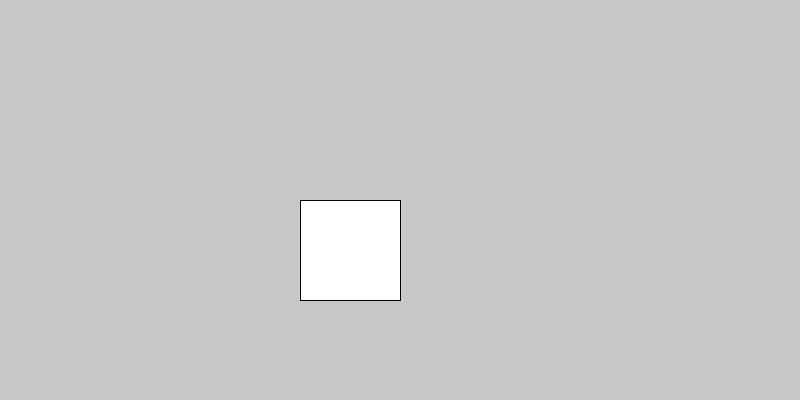
Frame 1 (no input)
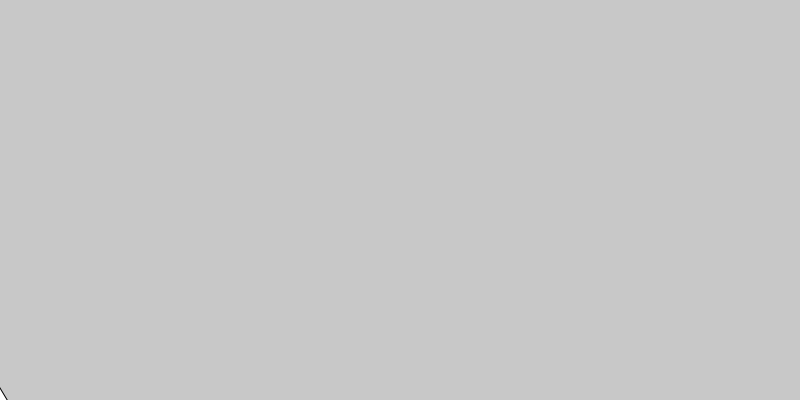
Frame 60 (the mouse pressed at the canvas centre just before this capture)
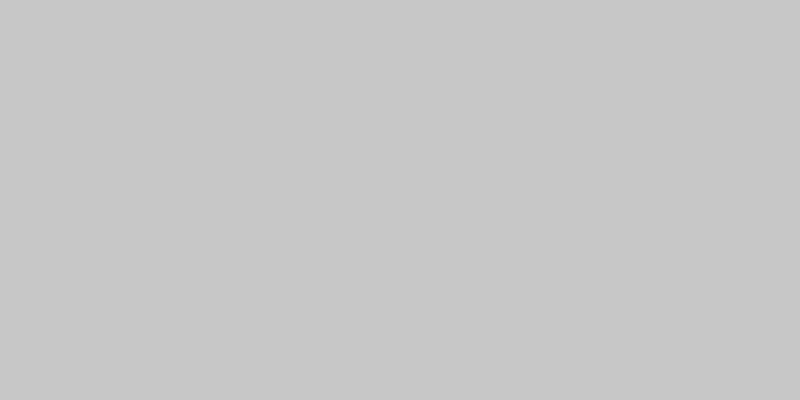
Frame 120 (the mouse held since frame 60 and released just before this capture)

The Processing sketch that drew these frames (run headless with seeded random() and noise(); from frame 60 on, the mouse is pressed at the canvas centre):

// Processing sketch: clase_05_23_2023_rotate_2
// ── clase_05_23_2023_rotate_2.pde
int cant = 10;
int tam;
int angulo;

void setup(){
  size(800,400);
  tam = width / cant;
}

void draw(){
  background(200);
  rotate(radians(angulo));
  rect(300,200,100,100);
  /*
  for(int i = 0; i<cant; i++){
    line(i*tam, 0, i*tam, width);
  }
  */
  angulo++;
}
